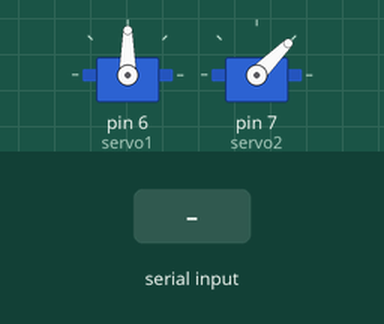
Simulated run of this program. Board: MicroPython board. On the bench: 2 × servo. Inputs (shaded band) come from the test bench. Servo angles are drawn from the pulse width (0.5 ms = 0°, 2.5 ms = 180°); what the program prints to the serial console is not drawn.

Above: at 2.2 s.
2.3 s: "1" typed at the serial console, then Enter
3.8 s: "2" typed at the serial console, then Enter
At 4.5 s:
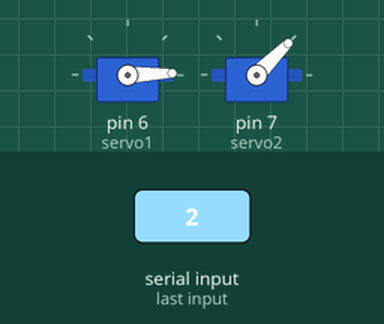
5.3 s: "3" typed at the serial console, then Enter
At 5.6 s:
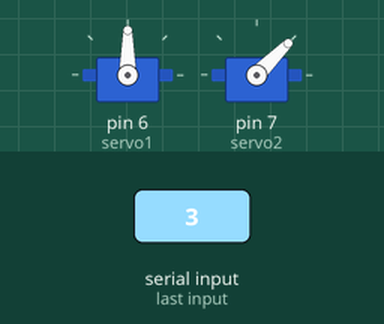
Timing chart, 0 to 8.3 s (numbered marks = the images above; inputs shaded):
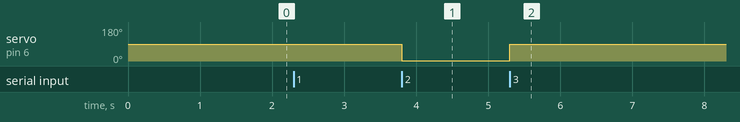

The program:

servo_debug.py
```python
# 舵机调试代码,复位之后调好舵机位置

from machine import Pin, PWM
import time

# 初始化舵机
servo1 = PWM(Pin(6))  # 左右舵机
servo1.freq(50)
servo2 = PWM(Pin(7))  # 上下舵机
servo2.freq(50)

def servo_move(servo, target_angle, speed=100):
    """
    控制舵机移动到目标角度
    :param servo: PWM对象
    :param target_angle: 目标角度(0-180)
    :param speed: 移动速度(1-100)
    """
    target_angle = max(0, min(180, target_angle))

    # 计算PWM占空比
    max_value = 2.5 / 20 * 65535
    min_value = 0.5 / 20 * 65535
    target = int(min_value + ((target_angle / 180) * (max_value - min_value)))

    servo.duty_u16(target)
    time.sleep(0.5)  # 等待舵机到达位置

def test_servo_position():
    """测试舵机位置"""
    while True:
        try:
            print("\n舵机调试菜单:")
            print("1. 设置舵机1角度 (左右)")
            print("2. 设置舵机2角度 (上下)")
            print("3. 复位到默认位置")
            print("4. 退出")

            choice = input("请选择操作 (1-4): ")

            if choice == '1':
                angle = int(input("请输入舵机1角度 (0-180): "))
                servo_move(servo1, angle)
                print(f"舵机1已移动到 {angle} 度")

            elif choice == '2':
                angle = int(input("请输入舵机2角度 (0-90): "))
                angle = min(180, angle)  # 限制舵机2最大角度为180
                servo_move(servo2, angle)
                print(f"舵机2已移动到 {angle} 度")

            elif choice == '3':
                print("复位到默认位置...")
                servo_move(servo1, 90)  # 舵机1默认90度
                servo_move(servo2, 45)  # 舵机2默认45度
                print("复位完成")

            elif choice == '4':
                print("退出程序")
                break

            else:
                print("无效选择，请重试")

        except ValueError:
            print("请输入有效的数字")
        except Exception as e:
            print(f"错误: {e}")

if __name__ == "__main__":
    print("开始舵机调试程序...")
    print("默认位置: 舵机1=90度, 舵机2=45度")

    # 先设置到默认位置
    servo_move(servo1, 90)
    servo_move(servo2, 45)

    test_servo_position()
```

Measured:
- after the input at 2.3 s, every drawn part: stays the same
- after the input at 3.8 s, servo on pin 6 (servo1): 90° → 2° at once
- after the input at 5.3 s, servo on pin 6 (servo1): 2° → 90° at once
